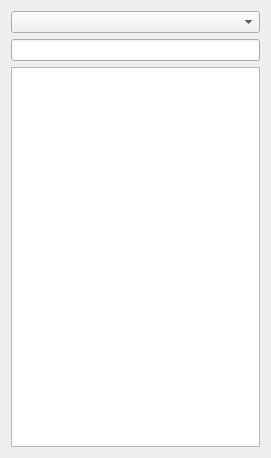
<?xml version="1.0" encoding="UTF-8"?>
<ui version="4.0">
 <class>Dialog</class>
 <widget class="QDialog" name="Dialog">
  <property name="geometry">
   <rect>
    <x>0</x>
    <y>0</y>
    <width>271</width>
    <height>458</height>
   </rect>
  </property>
  <property name="windowTitle">
   <string>Dialog</string>
  </property>
  <layout class="QGridLayout" name="gridLayout">
   <item row="1" column="0">
    <widget class="QLineEdit" name="entry">
     <property name="text">
      <string/>
     </property>
    </widget>
   </item>
   <item row="2" column="0">
    <widget class="QListWidget" name="listWidget"/>
   </item>
   <item row="0" column="0">
    <widget class="QComboBox" name="comboBox"/>
   </item>
  </layout>
 </widget>
 <resources/>
 <connections/>
</ui>
